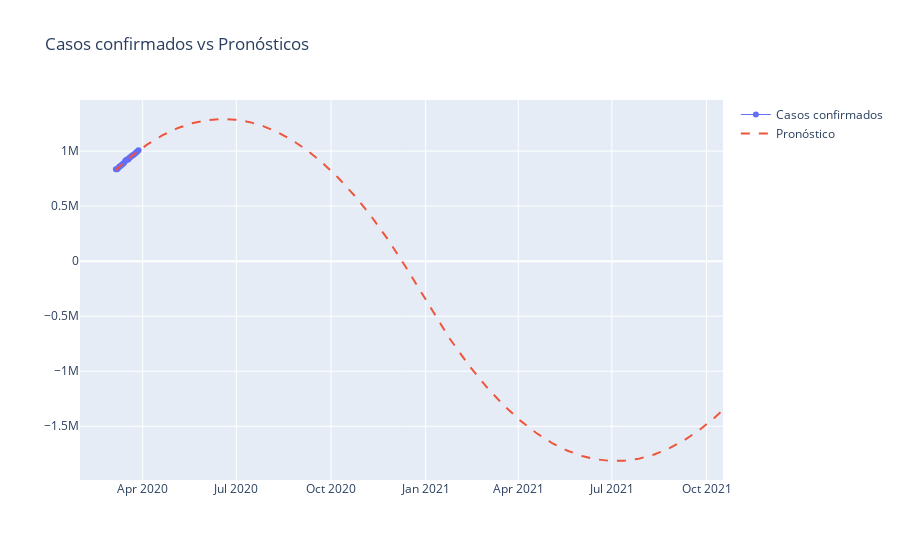

The notebook cell saved with this chart:
### Code cell
predictions_inv = predictions[:inflection_idx + 1][::-1].copy()
predictions_b = predictions_inv.copy()

predictions_b['x'] = np.arange(inflection_idx, inflection_idx*2+1)
predictions_b['y'] = predictions_b['y'].apply(lambda y: L - y)

full_predictions = predictions[:inflection_idx]
full_predictions = full_predictions.append(predictions_b)

cases2_df.loc[:,'date'] = pd.date_range(start='3/6/2020', periods=cases2_df.shape[0])
full_predictions.loc[:,'date'] = pd.date_range(start='3/6/2020', periods=full_predictions.shape[0])

fig = go.Figure()
fig.add_trace(go.Scatter(x=cases2_df['date'], y=cases2_df['y'], mode='lines+markers', line=dict(width=1), name='Casos confirmados'))
fig.add_trace(go.Scatter(x=full_predictions['date'], y=full_predictions['y'], line=dict(dash='dash'), name = 'Pronóstico'))

fig.update_layout(title_text="Casos confirmados vs Pronósticos")

fig.show()

### Figure 1 — Plotly figure (JSON) as saved in the notebook; plotly's stock layout.template omitted (floating-point values rounded to 4 significant figures; data arrays with more than 128 entries replaced by an {"elided": "..."} marker saying what was removed)
{"data": [{"line": {"width": 1}, "mode": "lines+markers", "name": "Casos confirmados", "type": "scatter", "x": ["2020-03-06T00:00:00", "2020-03-07T00:00:00", "2020-03-08T00:00:00", "2020-03-09T00:00:00", "2020-03-10T00:00:00", "2020-03-11T00:00:00", "2020-03-12T00:00:00", "2020-03-13T00:00:00", "2020-03-14T00:00:00", "2020-03-15T00:00:00", "2020-03-16T00:00:00", "2020-03-17T00:00:00", "2020-03-18T00:00:00", "2020-03-19T00:00:00", "2020-03-20T00:00:00", "2020-03-21T00:00:00", "2020-03-22T00:00:00", "2020-03-23T00:00:00", "2020-03-24T00:00:00", "2020-03-25T00:00:00", "2020-03-26T00:00:00", "2020-03-27T00:00:00", "2020-03-28T00:00:00"], "y": [835339, 835339, 841532, 855052, 862158, 869808, 877684, 886179, 894300, 911316, 919084, 924098, 924098, 936982, 945354, 952371, 959572, 965883, 974139, 981700, 990373, 998942, 1007711]}, {"line": {"dash": "dash"}, "name": "Pronóstico", "type": "scatter", "x": {"elided": "591 str values"}, "y": {"elided": "591 float values"}}], "layout": {"title": {"text": "Casos confirmados vs Pronósticos"}}}
